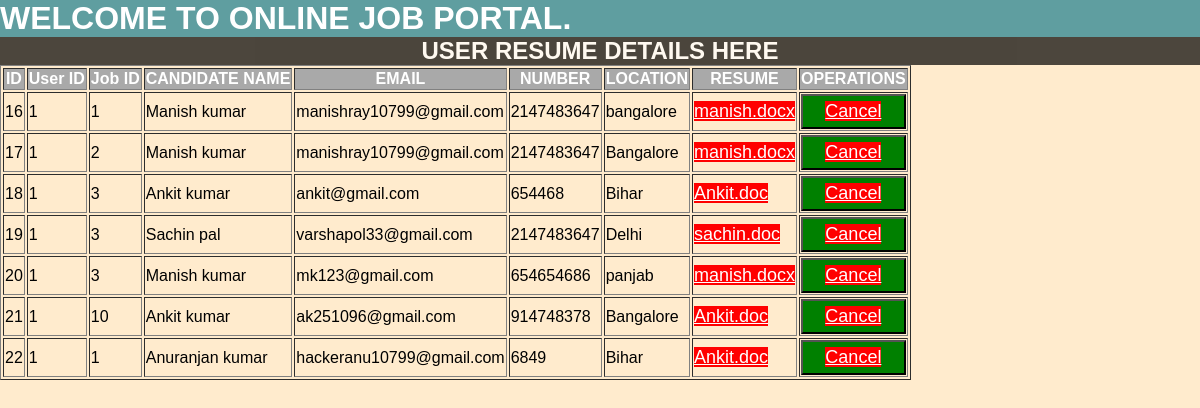
/Admin/resume.php, run on the app's committed database.
### tables this page shows
CREATE TABLE `resumedetails` (
  `id` int(21) NOT NULL,
  `Job_id` int(21) NOT NULL,
  `candidate_name` text NOT NULL,
  `email` varchar(25) NOT NULL,
  `number` int(16) NOT NULL,
  `location` varchar(100) NOT NULL,
  `resume` varchar(15) NOT NULL,
  `u_id` int(21) NOT NULL
);

### Admin/resume.php (the view, shortened to what this page needs)
<?php
include 'dblink.php';
$query = "select * from resumedetails ";
$data = mysqli_query($con, $query);
$total = mysqli_num_rows($data);
?>
<!DOCTYPE html>
<html>
<head>
</head>
<body>
	<h1> <marquee> WELCOME  TO  ONLINE JOB PORTAL.  </marquee></h1>
	<h2>USER RESUME DETAILS HERE</h2>
	<table border="1">
		<tr>
			<th> ID</th>
			<th> User ID</th>
			<th>Job ID</th>
			<th>CANDIDATE NAME</th>
			<th>EMAIL</th>
			<th>NUMBER</th>
			<th>LOCATION</th>
			<th>RESUME</th>
			<th>OPERATIONS</th>
		</tr>
</body>
</html>
<?php
if($total !=0)
{
	while($result = mysqli_fetch_assoc($data))
	{
		$rr = $result['resume'];
		echo "<tr>
			    <td>".$result['id']."</td>
			    <td>".$result['u_id']."</td>
				<td>".$result['Job_id']."</td>
				<td>".$result['candidate_name']."</td>
				<td>".$result['email']."</td>
				<td>".$result['number']."</td>
				<td>".$result['location']."</td>
				<td>" . "<a href='/new/company/pdf/$rr' download>" .  $result['resume']. "</a>". "</td>
				<td><button><a href='rdelete.php?ji=$result[id]' onclick ='return checkdelete()' >Cancel</a></button></td>
		</tr>";
	}
}
else
{
	echo "No Record Found";
}
?>

### Admin/resume.php (style rules this page uses)
body { margin: 0; padding: 0; background-color: #ffebcd; background-size: cover; font-family: sans-serif; }
h1 { margin: 0; color: white; background-color:cadetblue; }
h2 { margin: 0; color: white; background-color: black; text-align: center; opacity: .7; }
tr { color: black; }
th { color: white; background-color: darkgray; }
tr td a { font-size: 18px; color: white; background-color: red; }
button { background-color: green; height: 35px; width: 100%; }

### data on the page
resumedetails: id "16", u "1", Job "1", candidate_name "Manish kumar", email "manishray10799@gmail.com", number "2147483647", location "bangalore", resume "manish.docx"
resumedetails: id "17", u "1", Job "2", candidate_name "Manish kumar", email "manishray10799@gmail.com", number "2147483647", location "Bangalore", resume "manish.docx"
resumedetails: id "18", u "1", Job "3", candidate_name "Ankit kumar", email "ankit@gmail.com", number "654468", location "Bihar", resume "Ankit.doc"
resumedetails: id "19", u "1", Job "3", candidate_name "Sachin pal", email "varshapol33@gmail.com", number "2147483647", location "Delhi", resume "sachin.doc"
resumedetails: id "20", u "1", Job "3", candidate_name "Manish kumar", email "mk123@gmail.com", number "654654686", location "panjab", resume "manish.docx"
resumedetails: id "21", u "1", Job "10", candidate_name "Ankit kumar", email "ak251096@gmail.com", number "914748378", location "Bangalore", resume "Ankit.doc"
resumedetails: id "22", u "1", Job "1", candidate_name "Anuranjan kumar", email "hackeranu10799@gmail.com", number "6849", location "Bihar", resume "Ankit.doc"
